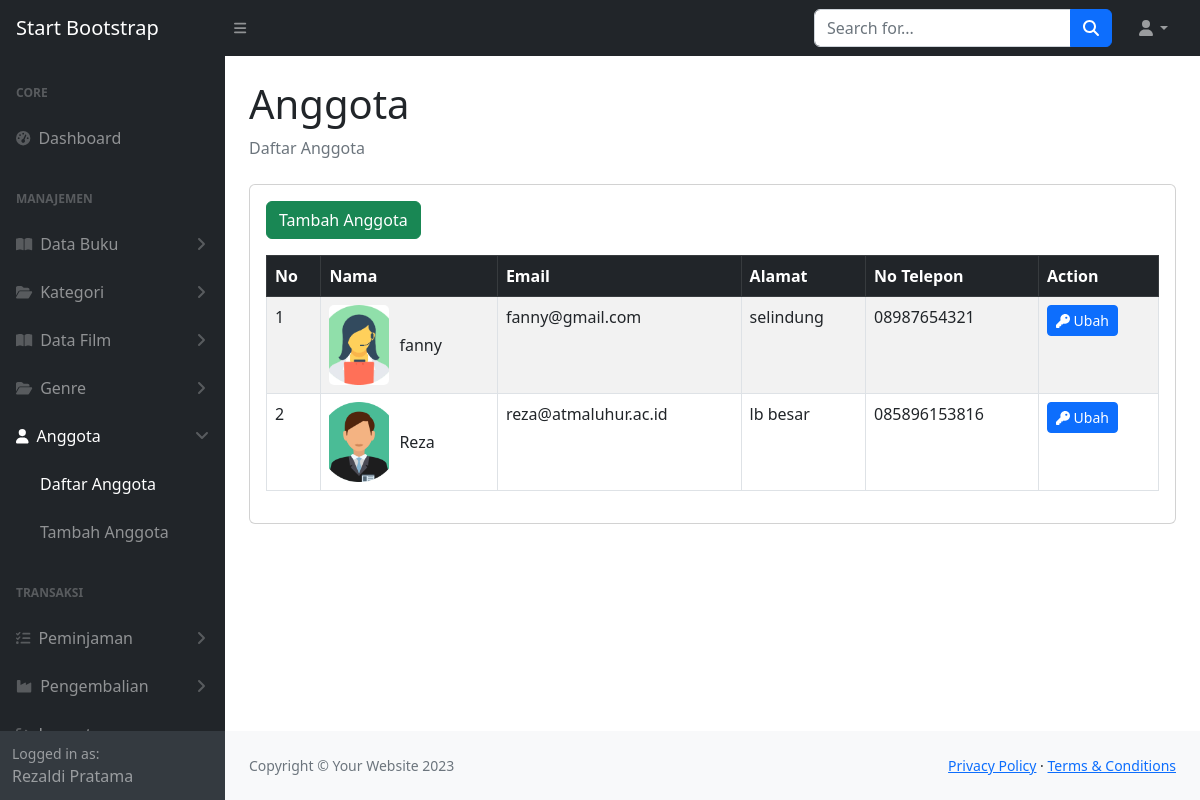
The app's page /index.php?hal=daftar-anggota (signed in) with its own data.
### tables this page shows
CREATE TABLE `anggota` (
  `id_anggota` int NOT NULL,
  `nama_lengkap` varchar(30) NOT NULL,
  `email` varchar(40) NOT NULL,
  `password` varchar(300) NOT NULL,
  `alamat` varchar(50) NOT NULL,
  `no_telepon` varchar(13) NOT NULL,
  `foto_profil` varchar(255) DEFAULT NULL
);

### pages/daftar-anggota.php (the view, shortened to what this page needs)
<?php
$sql = "SELECT * FROM anggota ORDER BY id_anggota DESC";
$result = $mysqli->query($sql);
?>
<div class="container-fluid px-4">
    <h1 class="mt-4">Anggota</h1>
    <ol class="breadcrumb mb-4">
        <li class="breadcrumb-item active">Daftar Anggota</li>
    </ol>
    <div class="card mb-4">
        <div class="card-body">
            <a href="index.php?hal=tambah-anggota" class="btn btn-success mb-3">Tambah Anggota</a>
            <table class="table table-striped table-bordered">
                <thead class="table-dark">
                    <tr>
                        <th>No</th>
                        <th>Nama</th>
                        <th>Email</th>
                        <th>Alamat</th>
                        <th>No Telepon</th>
                        <th>Action</th>
                    </tr>
                </thead>
                <tbody>
                    <?php $no = 1 ?>
                    <?php while ($row = $result->fetch_assoc()) : ?>
                        <tr>
                            <td><?php echo $no ?></td>
                            <td>
                                <div class="d-flex align-items-center">
                                    <?php if (!empty($row['foto_profil'])) : ?>
                                        <img src="uploads/users/<?php echo htmlspecialchars($row['foto_profil']) ?>" alt="Foto Profil" width="60" height="80" style="object-fit: cover; border-radius: 5px; margin-right: 10px;" />
                                    <?php else : ?>
                                        <div style="width: 60px; height:80px; background:#ddd; border-radius:5px; margin-right:10px; display:flex; align-items:center; justify-content: center; color:#999;">No<br>Foto</div>
                                    <?php endif ?>
                                    <span><?php echo htmlspecialchars($row['nama_lengkap']) ?></span>
                                </div>
                            </td>
                            <td><?php echo htmlspecialchars($row['email']) ?></td>
                            <td><?php echo htmlspecialchars($row['alamat']) ?></td>
                            <td><?php echo htmlspecialchars($row['no_telepon']) ?></td>
                            <td>
                                <a href="index.php?hal=ubah-password&id_anggota=<?php echo $row['id_anggota'] ?>" class="btn btn-primary btn-sm"><span class="fas fa-key"></span> Ubah</a>
                            </td>
                        </tr>
                        <?php $no++ ?>
                    <?php endwhile; ?>
                </tbody>
            </table>
        </div>
    </div>
</div>

### records on screen
anggota: foto_profil (picture), nama_lengkap "fanny", email "fanny@gmail.com", alamat "selindung", no_telepon "08987654321"
anggota: foto_profil (picture), nama_lengkap "Reza", email "reza@atmaluhur.ac.id", alamat "lb besar", no_telepon "085896153816"

### other values on screen
$_SESSION['admin_nama_lengkap'] "Rezaldi Pratama"
